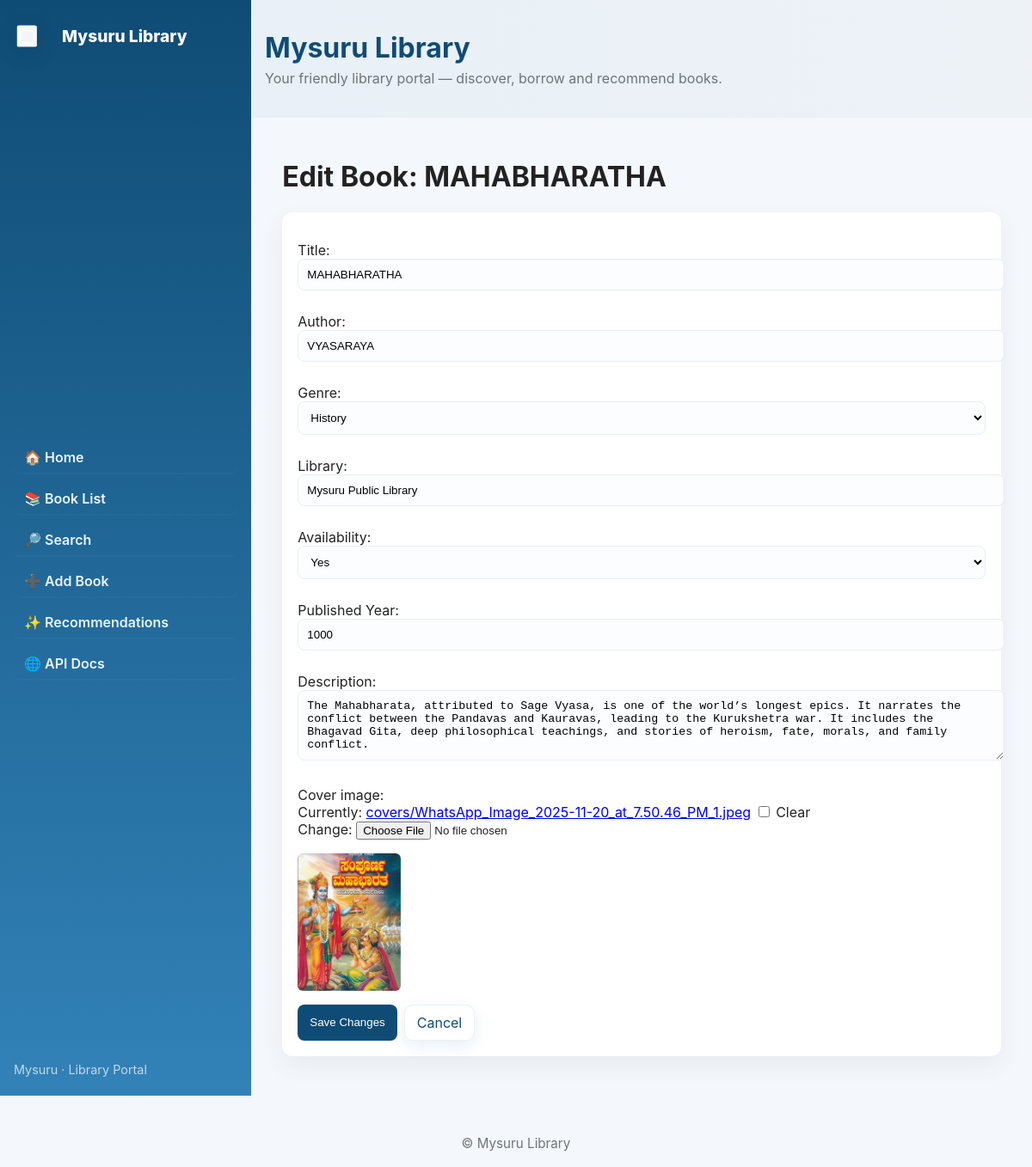
Screenshot of /books/1/edit/ with the database file from the repository.
### bookdb/models.py (models this page shows, shortened)
class Book(models.Model):
    title = models.CharField(max_length=255)
    author = models.ForeignKey(Author, on_delete=models.CASCADE)
    genre = models.ForeignKey(Genre, on_delete=models.CASCADE)
    library = models.ForeignKey(Library, on_delete=models.CASCADE)
    availability = models.ForeignKey(Availability, on_delete=models.CASCADE)
    description = models.TextField()
    published_year = models.IntegerField()
    cover_image = models.ImageField(upload_to='covers/', blank=True, null=True)

### bookdb/views.py (the view)
# urls.py: path('books/<int:pk>/edit/', views.edit_book, name='edit_book'),
def edit_book(request, pk):
    book = get_object_or_404(Book, pk=pk)
    if request.method == 'POST':
        form = BookForm(request.POST, request.FILES, instance=book)
        if form.is_valid():
            author_name = form.cleaned_data.pop('author_name')
            genre = form.cleaned_data.pop('genre')
            library_name = form.cleaned_data.pop('library_name')
            availability_status = form.cleaned_data.pop('availability_status')
            author, _ = Author.objects.get_or_create(name=author_name)
            library, _ = Library.objects.get_or_create(name=library_name, defaults={'area': '', 'total_books': 0})
            availability, _ = Availability.objects.get_or_create(status=availability_status)
            book = form.save(commit=False)
            book.author = author
            book.genre = genre
            book.library = library
            book.availability = availability
            book.save()
            return redirect('book_detail', pk=book.pk)
    else:
        related_initial = {
            'author': book.author.name if book.author else '',
            'genre': book.genre.pk if book.genre else None,
            'library': book.library.name if book.library else '',
            'availability': book.availability.status if book.availability else '',
        }
        form = BookForm(instance=book, related_initial=related_initial)
    return render(request, 'edit_book.html', {'form': form, 'book': book})

### bookdb/models.py (called while the page is built)
    def __str__(self):
        return self.name

### bookdb/templates/edit_book.html (shortened to what this page needs)
{% extends 'base.html' %}
{% block content %}
  <h1>Edit Book: {{ book.title }}</h1>
  <form method="post" class="card" enctype="multipart/form-data">
    <p>
      {{ form.title.label_tag }}<br>
      {{ form.title }}
    </p>
    <p>
      {{ form.author_name.label_tag }}<br>
      {{ form.author_name }}
    </p>
    <p>
      {{ form.genre.label_tag }}<br>
      {{ form.genre }}
    </p>
    <p>
      {{ form.library_name.label_tag }}<br>
      {{ form.library_name }}
    </p>
    <p>
      {{ form.availability_status.label_tag }}<br>
      {{ form.availability_status }}
    </p>
    <p>
      {{ form.published_year.label_tag }}<br>
      {{ form.published_year }}
    </p>
    <p>
      {{ form.description.label_tag }}<br>
      {{ form.description }}
    </p>
    <p>
      {{ form.cover_image.label_tag }}<br>
      {{ form.cover_image }}
      {% if book.cover_image %}
        <div style="margin-top:8px;"><img src="{{ book.cover_image.url }}" alt="cover" class="book-cover-original"/></div>
      {% endif %}
    </p>
    <div style="display:flex; gap:8px;">
      <button type="submit">Save Changes</button>
      <a class="btn btn-outline" href="{% url 'book_detail' book.pk %}">Cancel</a>
    </div>
  </form>
{% endblock %}

### bookdb/static/style.css (style rules this page uses)
:root { --primary:#0f4c75; --accent:#3282b8; --muted:#6c757d; --bg:#f4f7fb; --card:#ffffff; }
body { font-family: Inter, system-ui, 'Segoe UI', Roboto, 'Helvetica Neue', Arial; margin:0; padding:0; background:var(--bg); color:#222; }
.card { background:var(--card); border-radius:12px; padding:18px; box-shadow:0 10px 30px rgba(8,34,56,0.06); margin-bottom:18px; transition:transform .18s ease, box-shadow .18s ease; }
.btn { background:var(--primary); color:#fff; padding:10px 14px; text-decoration:none; border-radius:10px; margin-right:8px; display:inline-block; box-shadow:0 6px 18px rgba(50,130,184,0.12); transition:transform .14s ease, box-shadow .14s ease; }
.btn-outline { background:transparent; border:1px solid rgba(15,76,117,0.08); color:var(--primary); }
form input[type=text], form textarea, form select, form input[type=number] { width:100%; padding:10px; margin-bottom:10px; border:1px solid #e6eef6; border-radius:8px; background:#fbfdff; }
button { background:var(--primary); color:#fff; border:none; padding:10px 14px; border-radius:8px; cursor:pointer; }
.book-cover-original, .rec-original, img.book-cover-original { width: 120px; height: 160px; max-width: 120px; max-height: 160px; object-fit: cover; border-radius:6px; display:block; }

### rows the page displays
Book: title "MAHABHARATHA", genre "History", published_year "1000", description "The Mahabharata, attributed to Sage Vyasa, is one of the world’s longest epics. It narrates the conflict between the Pandavas and Kauravas, leading to the Kurukshetra war. It includes the Bhagavad Gita, deep philosophical teachings, and stories of heroism, fate, morals, and family conflict.", cover_image (picture)
